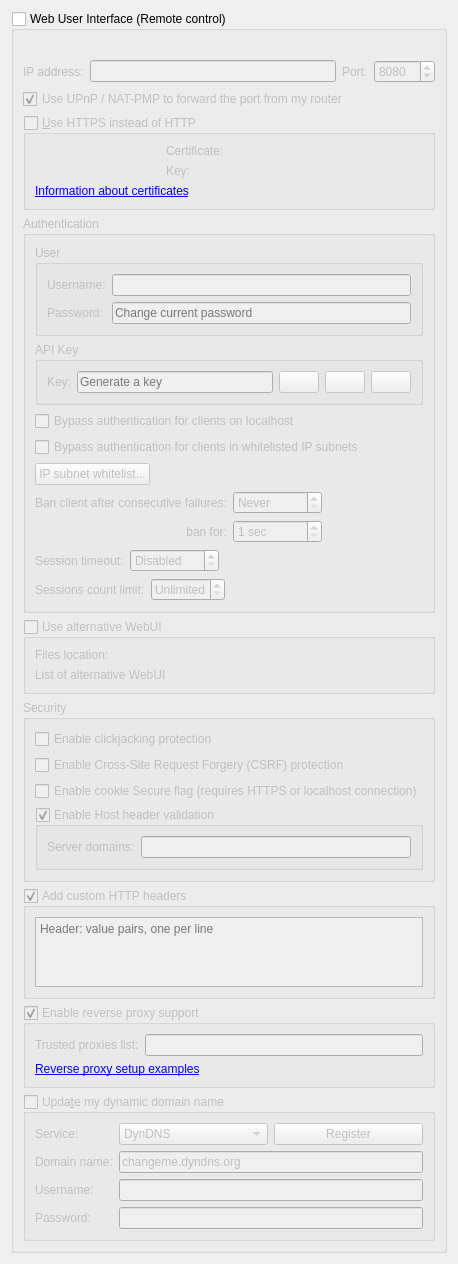
          <widget class="QWidget" name="scrollAreaWidgetContents_7">
           <property name="geometry">
            <rect>
             <x>0</x>
             <y>0</y>
             <width>382</width>
             <height>1045</height>
            </rect>
           </property>
           <layout class="QVBoxLayout" name="verticalLayout_23">
            <item>
             <widget class="QGroupBox" name="checkWebUI">
              <property name="title">
               <string>Web User Interface (Remote control)</string>
              </property>
              <property name="checkable">
               <bool>true</bool>
              </property>
              <property name="checked">
               <bool>false</bool>
              </property>
              <layout class="QVBoxLayout" name="verticalLayout_2">
               <item>
                <widget class="QLabel" name="labelWebUIError">
                 <property name="font">
                  <font>
                   <italic>true</italic>
                  </font>
                 </property>
                 <property name="text">
                  <string/>
                 </property>
                </widget>
               </item>
               <item>
                <layout class="QHBoxLayout" name="horizontalLayout_2">
                 <item>
                  <widget class="QLabel" name="lblWebUIAddress">
                   <property name="text">
                    <string>IP address:</string>
                   </property>
                  </widget>
                 </item>
                 <item>
                  <widget class="QLineEdit" name="textWebUIAddress">
                   <property name="toolTip">
                    <string>IP address that the Web UI will bind to.
Specify an IPv4 or IPv6 address. You can specify &quot;0.0.0.0&quot; for any IPv4 address,
&quot;::&quot; for any IPv6 address, or &quot;*&quot; for both IPv4 and IPv6.</string>
                   </property>
                  </widget>
                 </item>
                 <item>
                  <widget class="QLabel" name="lblWebUIPort">
                   <property name="text">
                    <string>Port:</string>
                   </property>
                  </widget>
                 </item>
                 <item>
                  <widget class="QSpinBox" name="spinWebUIPort">
                   <property name="minimum">
                    <number>1</number>
                   </property>
                   <property name="maximum">
                    <number>65535</number>
                   </property>
                   <property name="value">
                    <number>8080</number>
                   </property>
                  </widget>
                 </item>
                </layout>
               </item>
               <item>
                <widget class="QCheckBox" name="checkWebUIUPnP">
                 <property name="text">
                  <string>Use UPnP / NAT-PMP to forward the port from my router</string>
                 </property>
                 <property name="checked">
                  <bool>true</bool>
                 </property>
                </widget>
               </item>
               <item>
                <widget class="QGroupBox" name="checkWebUIHttps">
                 <property name="title">
                  <string>&amp;Use HTTPS instead of HTTP</string>
                 </property>
                 <property name="checkable">
                  <bool>true</bool>
                 </property>
                 <property name="checked">
                  <bool>false</bool>
                 </property>
                 <layout class="QGridLayout" name="gridLayout_11">
                  <item row="0" column="0">
                   <widget class="QLabel" name="lblSslCertStatus"/>
                  </item>
                  <item row="0" column="1">
                   <widget class="QLabel" name="lblWebUICrt">
                    <property name="text">
                     <string>Certificate:</string>
                    </property>
                   </widget>
                  </item>
                  <item row="0" column="2">
                   <widget class="FileSystemPathLineEdit" name="textWebUIHttpsCert" native="true"/>
                  </item>
                  <item row="1" column="0">
                   <widget class="QLabel" name="lblSslKeyStatus"/>
                  </item>
                  <item row="1" column="1">
                   <widget class="QLabel" name="lblWebUIKey">
                    <property name="text">
                     <string>Key:</string>
                    </property>
                   </widget>
                  </item>
                  <item row="1" column="2">
                   <widget class="FileSystemPathLineEdit" name="textWebUIHttpsKey" native="true"/>
                  </item>
                  <item row="2" column="0" colspan="3">
                   <widget class="QLabel" name="lblWebUICertInfo">
                    <property name="text">
                     <string>&lt;a href=https://httpd.apache.org/docs/current/ssl/ssl_faq.html#aboutcerts&gt;Information about certificates&lt;/a&gt;</string>
                    </property>
                    <property name="openExternalLinks">
                     <bool>true</bool>
                    </property>
                    <property name="textInteractionFlags">
                     <set>Qt::TextInteractionFlag::LinksAccessibleByKeyboard|Qt::TextInteractionFlag::LinksAccessibleByMouse</set>
                    </property>
                   </widget>
                  </item>
                 </layout>
                </widget>
               </item>
               <item>
                <widget class="QGroupBox" name="groupWebUIAuth">
                 <property name="title">
                  <string>Authentication</string>
                 </property>
                 <layout class="QVBoxLayout" name="verticalLayout_35">
                  <item>
                   <widget class="QGroupBox" name="groupWebUIUser">
                    <property name="title">
                     <string>User</string>
                    </property>
                    <layout class="QGridLayout" name="gridLayoutUser">
                     <item row="0" column="0">
                      <widget class="QLabel" name="lblWebUIUsername">
                       <property name="text">
                        <string>Username:</string>
                       </property>
                      </widget>
                     </item>
                     <item row="0" column="1">
                      <widget class="QLineEdit" name="textWebUIUsername"/>
                     </item>
                     <item row="1" column="0">
                      <widget class="QLabel" name="lblWebUIPassword">
                       <property name="text">
                        <string>Password:</string>
                       </property>
                      </widget>
                     </item>
                     <item row="1" column="1">
                      <widget class="QLineEdit" name="textWebUIPassword">
                       <property name="echoMode">
                        <enum>QLineEdit::EchoMode::Password</enum>
                       </property>
                       <property name="placeholderText">
                        <string>Change current password</string>
                       </property>
                      </widget>
                     </item>
                    </layout>
                   </widget>
                  </item>
                  <item>
                   <widget class="QGroupBox" name="groupWebUIAPIKey">
                    <property name="title">
                     <string>API Key</string>
                    </property>
                    <layout class="QGridLayout" name="gridLayoutAPIKey">
                     <item row="0" column="0">
                      <widget class="QLabel" name="lblWebUIAPIKey">
                       <property name="text">
                        <string>Key:</string>
                       </property>
                      </widget>
                     </item>
                     <item row="0" column="1">
                      <layout class="QHBoxLayout" name="horizontalLayoutAPIKey">
                       <item>
                        <widget class="QLineEdit" name="textWebUIAPIKey">
                         <property name="readOnly">
                          <bool>true</bool>
                         </property>
                         <property name="placeholderText">
                          <string>Generate a key</string>
                         </property>
                        </widget>
                       </item>
                       <item>
                        <widget class="QPushButton" name="btnWebUIAPIKeyCopy">
                         <property name="enabled">
                          <bool>false</bool>
                         </property>
                         <property name="toolTip">
                          <string>Copy API key</string>
                         </property>
                         <property name="icon">
                          <iconset>
                           <normaloff>:/icons/edit-copy.svg</normaloff>:/icons/edit-copy.svg</iconset>
                         </property>
                        </widget>
                       </item>
                       <item>
                        <widget class="QPushButton" name="btnWebUIAPIKeyRotate">
                         <property name="toolTip">
                          <string>Generate API key</string>
                         </property>
                         <property name="icon">
                          <iconset>
                           <normaloff>:/icons/view-refresh.svg</normaloff>:/icons/view-refresh.svg</iconset>
                         </property>
                        </widget>
                       </item>
                       <item>
                        <widget class="QPushButton" name="btnWebUIAPIKeyDelete">
                         <property name="toolTip">
                          <string>Delete API key</string>
                         </property>
                         <property name="icon">
                          <iconset>
                           <normaloff>:/icons/list-remove.svg</normaloff>:/icons/list-remove.svg</iconset>
                         </property>
                        </widget>
                       </item>
                      </layout>
                     </item>
                    </layout>
                   </widget>
                  </item>
                  <item>
                   <widget class="QCheckBox" name="checkBypassLocalAuth">
                    <property name="text">
                     <string>Bypass authentication for clients on localhost</string>
                    </property>
                   </widget>
                  </item>
                  <item>
                   <widget class="QCheckBox" name="checkBypassAuthSubnetWhitelist">
                    <property name="text">
                     <string>Bypass authentication for clients in whitelisted IP subnets</string>
                    </property>
                   </widget>
                  </item>
                  <item>
                   <widget class="QPushButton" name="IPSubnetWhitelistButton">
                    <property name="sizePolicy">
                     <sizepolicy hsizetype="Fixed" vsizetype="Fixed">
                      <horstretch>0</horstretch>
                      <verstretch>0</verstretch>
                     </sizepolicy>
                    </property>
                    <property name="text">
                     <string>IP subnet whitelist...</string>
                    </property>
                   </widget>
                  </item>
                  <item>
                   <layout class="QGridLayout" name="gridLayout_10">
                    <item row="0" column="0">
                     <widget class="QLabel" name="lblBanCounter">
                      <property name="text">
                       <string>Ban client after consecutive failures:</string>
                      </property>
                     </widget>
                    </item>
                    <item row="0" column="1">
                     <widget class="QSpinBox" name="spinBanCounter">
                      <property name="specialValueText">
                       <string>Never</string>
                      </property>
                      <property name="maximum">
                       <number>2147483647</number>
                      </property>
                     </widget>
                    </item>
                    <item row="0" column="2">
                     <spacer name="horizontalSpacer_15">
                      <property name="orientation">
                       <enum>Qt::Orientation::Horizontal</enum>
                      </property>
                      <property name="sizeHint" stdset="0">
                       <size>
                        <width>40</width>
                        <height>20</height>
                       </size>
                      </property>
                     </spacer>
                    </item>
                    <item row="1" column="0">
                     <widget class="QLabel" name="lblBanDuration">
                      <property name="text">
                       <string>ban for:</string>
                      </property>
                      <property name="alignment">
                       <set>Qt::AlignmentFlag::AlignRight|Qt::AlignmentFlag::AlignTrailing|Qt::AlignmentFlag::AlignVCenter</set>
                      </property>
                     </widget>
                    </item>
                    <item row="1" column="1">
                     <widget class="QSpinBox" name="spinBanDuration">
                      <property name="suffix">
                       <string> sec</string>
                      </property>
                      <property name="minimum">
                       <number>1</number>
                      </property>
                      <property name="maximum">
                       <number>2147483647</number>
                      </property>
                     </widget>
                    </item>
                   </layout>
                  </item>
                  <item>
                   <layout class="QHBoxLayout" name="horizontalLayout_13">
                    <item>
                     <widget class="QLabel" name="lblSessionTimeout">
                      <property name="text">
                       <string>Session timeout:</string>
                      </property>
                     </widget>
                    </item>
                    <item>
                     <widget class="QSpinBox" name="spinSessionTimeout">
                      <property name="specialValueText">
                       <string>Disabled</string>
                      </property>
                      <property name="suffix">
                       <string> sec</string>
                      </property>
                      <property name="maximum">
                       <number>2147483647</number>
                      </property>
                     </widget>
                    </item>
                    <item>
                     <spacer name="horizontalSpacer_11">
                      <property name="orientation">
                       <enum>Qt::Orientation::Horizontal</enum>
                      </property>
                      <property name="sizeHint" stdset="0">
                       <size>
                        <width>40</width>
                        <height>20</height>
                       </size>
                      </property>
                     </spacer>
                    </item>
                   </layout>
                  </item>
                  <item>
                   <layout class="QHBoxLayout" name="layoutWebUISessionsCountLimit">
                    <item>
                     <widget class="QLabel" name="labelWebUISessionsCountLimit">
                      <property name="text">
                       <string>Sessions count limit:</string>
                      </property>
                     </widget>
                    </item>
                    <item>
                     <widget class="QSpinBox" name="spinBoxWebUISessionsCountLimit">
                      <property name="specialValueText">
                       <string>Unlimited</string>
                      </property>
                      <property name="maximum">
                       <number>2147483647</number>
                      </property>
                     </widget>
                    </item>
                    <item>
                     <spacer name="spacerWebUISessionsCountLimit">
                      <property name="orientation">
                       <enum>Qt::Orientation::Horizontal</enum>
                      </property>
                      <property name="sizeHint" stdset="0">
                       <size>
                        <width>40</width>
                        <height>20</height>
                       </size>
                      </property>
                     </spacer>
                    </item>
                   </layout>
                  </item>
                 </layout>
                </widget>
               </item>
               <item>
                <widget class="QGroupBox" name="groupAltWebUI">
                 <property name="title">
                  <string>Use alternative WebUI</string>
                 </property>
                 <property name="checkable">
                  <bool>true</bool>
                 </property>
                 <property name="checked">
                  <bool>false</bool>
                 </property>
                 <layout class="QVBoxLayout" name="verticalLayout_41">
                  <item>
                   <layout class="QHBoxLayout" name="horizontalLayout_5">
                    <item>
                     <widget class="QLabel" name="labelWebUIRootFolder">
                      <property name="text">
                       <string>Files location:</string>
                      </property>
                     </widget>
                    </item>
                    <item>
                     <widget class="FileSystemPathLineEdit" name="textWebUIRootFolder" native="true"/>
                    </item>
                   </layout>
                  </item>
                  <item>
                   <widget class="QLabel" name="lblAltWebUIList">
                    <property name="text">
                     <string>&lt;a href=&quot;https://github.com/universaltorrent/Universal Torrent/wiki/List-of-known-alternate-WebUIs&quot;&gt;List of alternative WebUI&lt;/a&gt;</string>
                    </property>
                    <property name="openExternalLinks">
                     <bool>true</bool>
                    </property>
                    <property name="textInteractionFlags">
                     <set>Qt::TextInteractionFlag::LinksAccessibleByKeyboard|Qt::TextInteractionFlag::LinksAccessibleByMouse</set>
                    </property>
                   </widget>
                  </item>
                 </layout>
                </widget>
               </item>
               <item>
                <widget class="QGroupBox" name="groupBox_3">
                 <property name="title">
                  <string>Security</string>
                 </property>
                 <layout class="QVBoxLayout" name="verticalLayout_33">
                  <item>
                   <widget class="QCheckBox" name="checkClickjacking">
                    <property name="text">
                     <string>Enable clickjacking protection</string>
                    </property>
                   </widget>
                  </item>
                  <item>
                   <widget class="QCheckBox" name="checkCSRFProtection">
                    <property name="text">
                     <string>Enable Cross-Site Request Forgery (CSRF) protection</string>
                    </property>
                   </widget>
                  </item>
                  <item>
                   <widget class="QCheckBox" name="checkSecureCookie">
                    <property name="text">
                     <string>Enable cookie Secure flag (requires HTTPS or localhost connection)</string>
                    </property>
                   </widget>
                  </item>
                  <item>
                   <widget class="QGroupBox" name="groupHostHeaderValidation">
                    <property name="title">
                     <string>Enable Host header validation</string>
                    </property>
                    <property name="checkable">
                     <bool>true</bool>
                    </property>
                    <layout class="QVBoxLayout" name="verticalLayout_32">
                     <item>
                      <layout class="QHBoxLayout" name="horizontalLayout_10">
                       <item>
                        <widget class="QLabel" name="labelServerDomains">
                         <property name="text">
                          <string>Server domains:</string>
                         </property>
                        </widget>
                       </item>
                       <item>
                        <widget class="QLineEdit" name="textServerDomains">
                         <property name="toolTip">
                          <string>Whitelist for filtering HTTP Host header values.
In order to defend against DNS rebinding attack,
you should put in domain names used by WebUI server.

Use ';' to split multiple entries. Can use wildcard '*'.</string>
                         </property>
                        </widget>
                       </item>
                      </layout>
                     </item>
                    </layout>
                   </widget>
                  </item>
                 </layout>
                </widget>
               </item>
               <item>
                <widget class="QGroupBox" name="groupWebUIAddCustomHTTPHeaders">
                 <property name="title">
                  <string>Add custom HTTP headers</string>
                 </property>
                 <property name="checkable">
                  <bool>true</bool>
                 </property>
                 <layout class="QVBoxLayout" name="verticalLayout_8">
                  <item>
                   <widget class="QPlainTextEdit" name="textWebUICustomHTTPHeaders">
                    <property name="tabChangesFocus">
                     <bool>true</bool>
                    </property>
                    <property name="lineWrapMode">
                     <enum>QPlainTextEdit::LineWrapMode::NoWrap</enum>
                    </property>
                    <property name="placeholderText">
                     <string>Header: value pairs, one per line</string>
                    </property>
                   </widget>
                  </item>
                 </layout>
                </widget>
               </item>
               <item>
                <widget class="QGroupBox" name="groupEnableReverseProxySupport">
                 <property name="title">
                  <string>Enable reverse proxy support</string>
                 </property>
                 <property name="checkable">
                  <bool>true</bool>
                 </property>
                 <layout class="QVBoxLayout" name="verticalLayout_331">
                  <item>
                   <layout class="QHBoxLayout" name="horizontalLayout_131">
                    <item>
                     <widget class="QLabel" name="lblReverseProxiesList">
                      <property name="text">
                       <string>Trusted proxies list:</string>
                      </property>
                     </widget>
                    </item>
                    <item>
                     <widget class="QLineEdit" name="textTrustedReverseProxiesList">
                      <property name="toolTip">
                       <string>Specify reverse proxy IPs (or subnets, e.g. 0.0.0.0/24) in order to use forwarded client address (X-Forwarded-For header). Use ';' to split multiple entries.</string>
                      </property>
                     </widget>
                    </item>
                   </layout>
                  </item>
                  <item>
                   <widget class="QLabel" name="labelReverseProxyLink">
                    <property name="text">
                     <string>&lt;a href=https://github.com/universaltorrent/Universal Torrent/wiki#reverse-proxy-setup-for-webui-access&gt;Reverse proxy setup examples&lt;/a&gt;</string>
                    </property>
                    <property name="openExternalLinks">
                     <bool>true</bool>
                    </property>
                    <property name="textInteractionFlags">
                     <set>Qt::TextInteractionFlag::LinksAccessibleByKeyboard|Qt::TextInteractionFlag::LinksAccessibleByMouse</set>
                    </property>
                   </widget>
                  </item>
                 </layout>
                </widget>
               </item>
               <item>
                <widget class="QGroupBox" name="checkDynDNS">
                 <property name="title">
                  <string>Upda&amp;te my dynamic domain name</string>
                 </property>
                 <property name="checkable">
                  <bool>true</bool>
                 </property>
                 <property name="checked">
                  <bool>false</bool>
                 </property>
                 <layout class="QFormLayout" name="formLayout_5">
                  <item row="0" column="0">
                   <widget class="QLabel" name="label_19">
                    <property name="text">
                     <string>Service:</string>
                    </property>
                   </widget>
                  </item>
                  <item row="0" column="1">
                   <layout class="QHBoxLayout" name="horizontalLayout_3">
                    <item>
                     <widget class="QComboBox" name="comboDNSService">
                      <item>
                       <property name="text">
                        <string notr="true">DynDNS</string>
                       </property>
                      </item>
                      <item>
                       <property name="text">
                        <string notr="true">No-IP</string>
                       </property>
                      </item>
                     </widget>
                    </item>
                    <item>
                     <widget class="QPushButton" name="registerDNSBtn">
                      <property name="text">
                       <string>Register</string>
                      </property>
                     </widget>
                    </item>
                   </layout>
                  </item>
                  <item row="1" column="0">
                   <widget class="QLabel" name="label_20">
                    <property name="text">
                     <string>Domain name:</string>
                    </property>
                   </widget>
                  </item>
                  <item row="1" column="1">
                   <widget class="QLineEdit" name="domainNameTxt">
                    <property name="text">
                     <string notr="true">changeme.dyndns.org</string>
                    </property>
                   </widget>
                  </item>
                  <item row="2" column="0">
                   <widget class="QLabel" name="label_21">
                    <property name="text">
                     <string>Username:</string>
                    </property>
                   </widget>
                  </item>
                  <item row="2" column="1">
                   <widget class="QLineEdit" name="DNSUsernameTxt"/>
                  </item>
                  <item row="3" column="0">
                   <widget class="QLabel" name="label_22">
                    <property name="text">
                     <string>Password:</string>
                    </property>
                   </widget>
                  </item>
                  <item row="3" column="1">
                   <widget class="QLineEdit" name="DNSPasswordTxt">
                    <property name="echoMode">
                     <enum>QLineEdit::EchoMode::Password</enum>
                    </property>
                   </widget>
                  </item>
                 </layout>
                </widget>
               </item>
              </layout>
             </widget>
            </item>
            <item>
             <spacer name="verticalSpacer">
              <property name="orientation">
               <enum>Qt::Orientation::Vertical</enum>
              </property>
              <property name="sizeHint" stdset="0">
               <size>
                <width>20</width>
                <height>40</height>
               </size>
              </property>
             </spacer>
            </item>
           </layout>
          </widget>
